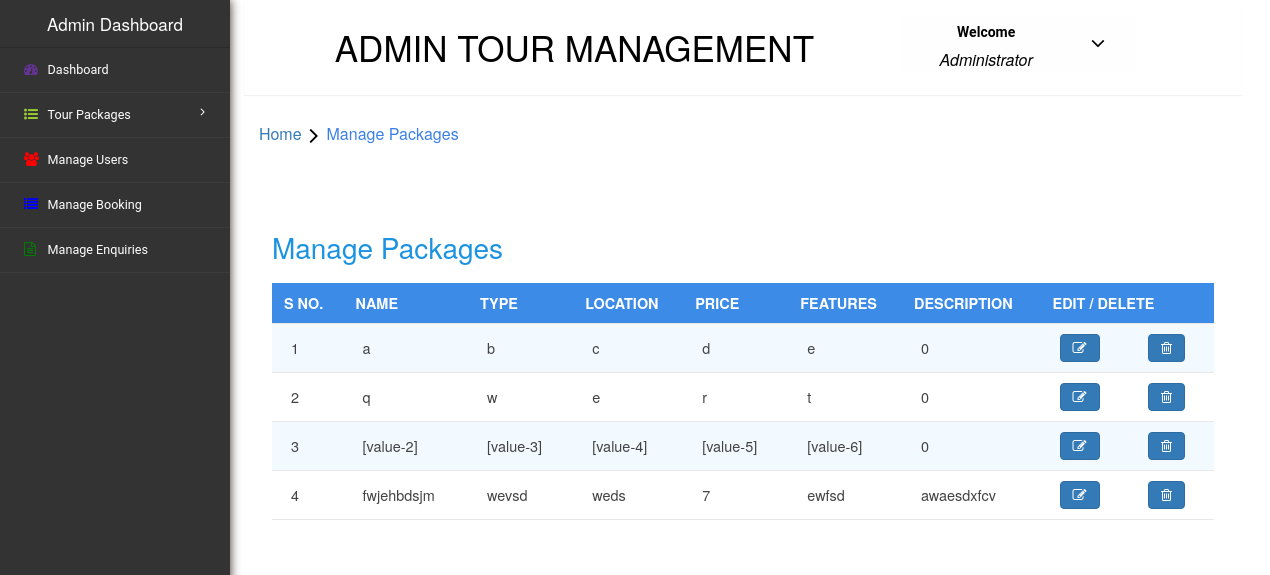
The app's page /code/managePackages.php with its own data.
### tables this page shows
CREATE TABLE `package` (
  `S no.` int(11) NOT NULL,
  `name` varchar(25) NOT NULL,
  `type` varchar(25) NOT NULL,
  `location` varchar(25) NOT NULL,
  `price` varchar(25) NOT NULL,
  `features` text NOT NULL,
  `description` text NOT NULL,
  `picture` text NOT NULL
);

### code/managePackages.php (the view, shortened to what this page needs)
<?php
    include("connection.php");
    $query="SELECT * FROM package";
    $result=mysqli_query($con,$query);
?>
<html>
<head>
  <link rel="stylesheet" href="https://cdnjs.cloudflare.com/ajax/libs/font-awesome/4.7.0/css/font-awesome.min.css">
  <link rel="stylesheet" href="managePackages.css">
  <link rel="stylesheet" href="https://maxcdn.bootstrapcdn.com/bootstrap/3.4.0/css/bootstrap.min.css">
  <link rel="stylesheet" href="https://cdnjs.cloudflare.com/ajax/libs/font-awesome/4.7.0/css/font-awesome.min.css">
</head>
<body>
  <div class="page-container" style="background-color: rgb(255, 255, 255);">
    <div class="left-content">
      <div class="mother-grid-inner">
        <div class="header-main" style="background-color: rgb(255, 255, 255);">
          <div class="logo-w3-agile" style="background-color: rgb(255, 255, 255);">
            <h1><a style="text-decoration: none; color: black;">Admin Tour Management</a></h1>
          </div>
          <div class="profile_details w3l" style="background-color: rgb(255, 254, 254);">
            <ul>
              <li class="dropdown profile_details_drop">
                <a class="dropdown-toggle" data-toggle="dropdown" aria-expanded="false">
                  <div class="profile_img">
                    <div class="user-name">
                      <p style="color: black;">Welcome</p>
                      <span style="color: black;">Administrator</span>
                    </div>
                    <i class="fa fa-angle-down" aria-hidden="true"></i>
                    <div class="clearfix"></div>
                  </div>
                </a>
              </li>
            </ul>
          </div>
        </div>
      <ol class="breadcrumb">
        <li class="breadcrumb-item"><a href="dashboard.php">Home</a><i class="fa fa-angle-right"></i>Manage Packages</li>
      </ol>
      <div class="agile-grids">
        <div class="agile-tables">
          <div class="w3l-table-info">
            <h2>Manage Packages</h2>
            <table id="table">
              <thead>
                <tr>
                  <th>S no.</th>
                  <th>Name</th>
                  <th>Type</th>
                  <th>Location</th>
                  <th>Price</th>
                  <th>Features</th>
                  <th>Description</th>
                  <th colspan="2">Edit / Delete</th>
                </tr>
              </thead>
              <tbody>
                <?php
              while($rows = mysqli_fetch_array($result)){?>
                <tr>
                  <td data-th="#"><span class="bt-content"><?php echo $rows[0];?></span></td>
                  <td data-th="Name"><span class="bt-content"><?php echo $rows[1];?></span></td>
                  <td data-th="Type"><span class="bt-content"><?php echo $rows[2];?></span></td>
                  <td data-th="Location"><span class="bt-content"><?php echo $rows[3];?></span></td>
                  <td data-th="Price"><span class="bt-content"><?php echo $rows[4];?></span></td>
                  <td data-th="features"><span class="bt-content"><?php echo $rows[5];?></span></td>
                  <td data-th="Description"><span class="bt-content"><?php echo $rows[6];?></span></td>
                  <td data-th="Edit/delete"><span class="bt-content"><a href="editPackage.php?number=<?php echo $rows[0];?>"><button class="btn-primary btn"><i class="fa fa-edit"></i></button></a></span></td>
                  <td data-th="Edit/delete"><span class="bt-content"><a href="delete.php?data=package&number=<?php echo $rows[0];?>"><button class="btn-primary btn"><i class="fa fa-trash-o"></i></button></a></span></td>
                </tr>
              <?php
              }
              ?>
              </tbody>
            </table>
          </div>
        </div>
      </div>
    </div>
      <div class="sidebar-menu" style="background-color: rgb(51, 51, 51);">
        <header class="logo1" style="background-color: rgb(51, 51, 51);">
          <a class="sidebar-icon" style="background-color: rgb(51, 51, 51); color: white; border: rgb(51, 51, 51); font-size: 17px; text-decoration: none;">Admin Dashboard </a>
        </header>
              <div class="menu">
                <ul id="menu">
                  <li><a href="dashboard.php"><i class="fa fa-tachometer" style="color: rebeccapurple;"></i> <span>Dashboard</span><div class="clearfix"></div></a></li>
                 <li id="menu-academico" ><a href="#"><i class="fa fa-list-ul" aria-hidden="true" style="color: yellowgreen;"></i><span> Tour Packages</span> <span class="fa fa-angle-right" style="float: right"></span><div class="clearfix"></div></a>
                  </li>
                <li id="menu-academico" ><a href="manageUser.php"><i class="fa fa-users" style="color: red;" aria-hidden="true"></i><span>Manage Users</span><div class="clearfix"></div></a></li>
                <li><a href="manageBooking.php"><i class="fa fa-list" style="color: blue;" aria-hidden="true"></i>  <span>Manage Booking</span><div class="clearfix"></div></a></li>
                <li><a href="manageEnquiry.php"><i class="fa fa-file-text-o" style="color: green;" aria-hidden="true"></i>  <span>Manage Enquiries</span><div class="clearfix"></div></a></li>
                </ul>
              </div>
              </div>
            </div>
</body>
</html>

### records on screen
package: value "1", name "a", type "b", location "c", price "d", features "e", description "0"
package: value "2", name "q", type "w", location "e", price "r", features "t", description "0"
package: value "3", name "[value-2]", type "[value-3]", location "[value-4]", price "[value-5]", features "[value-6]", description "0"
package: value "4", name "fwjehbdsjm", type "wevsd", location "weds", price "7", features "ewfsd", description "awaesdxfcv"
